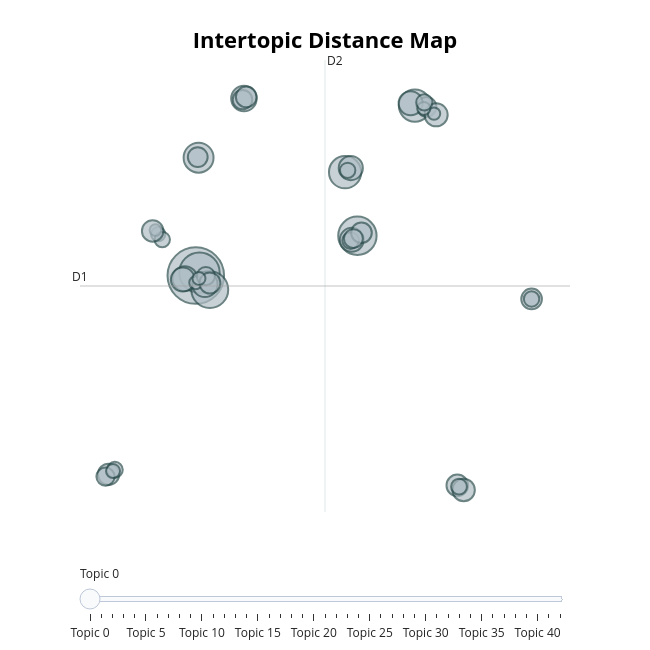

Here is the notebook cell this chart was saved with:
### Code cell
fig_topics = topic_model.visualize_topics(  )
fig_topics.show()

### Figure 1 — Plotly figure (JSON) as saved in the notebook; plotly's stock layout.template omitted (floating-point values rounded to 4 significant figures; data arrays with more than 128 entries replaced by an {"elided": "..."} marker saying what was removed)
{"data": [{"customdata": {"elided": "43x3 mixed values"}, "hovertemplate": "<b>Topic %{customdata[0]}</b><br>%{customdata[1]}<br>Size: %{customdata[2]}", "legendgroup": "", "marker": {"color": "#B0BEC5", "line": {"color": "DarkSlateGrey", "width": 2}, "size": [472, 217, 153, 240, 152, 132, 200, 91, 86, 69, 84, 96, 84, 58, 95, 67, 41, 56, 37, 63, 49, 30, 63, 57, 53, 79, 35, 23, 63, 74, 85, 35, 29, 20, 68, 25, 25, 35, 49, 39, 37, 65, 25], "sizemode": "area", "sizeref": 0.295, "symbol": "circle"}, "mode": "markers", "name": "", "orientation": "v", "showlegend": false, "type": "scatter", "x": [-3.773, 3.876, 3.293, -3.598, 6.596, -3.641, -3.11, -4.293, 3.563, 8.604, 3.609, -1.495, -4.387, -3.681, -3.343, -7.9, 3.556, -1.562, -7.604, -1.387, -8.046, -5.554, 4.068, 7.148, 3.687, 7.602, 3.415, 7.501, 12.12, 8.904, 6.395, -5.36, -7.689, -5.682, -5.814, 7.023, -3.773, 12.12, -3.297, 7.043, 8.686, -3.105, -3.624], "xaxis": "x", "y": [4.428, 7.032, 11.19, 4.618, 15.54, 12.14, 3.508, 4.233, 11.46, -9.289, 6.767, 16.0, 4.169, 12.17, 3.854, -8.567, 6.714, 15.93, -8.267, 16.11, -8.714, 7.136, 7.228, 15.46, 6.844, 14.94, 11.31, 15.02, 2.901, -9.589, 15.69, 6.783, -8.353, 7.401, 7.345, 15.36, 3.964, 2.901, 4.396, 15.75, -9.371, 3.942, 4.239], "yaxis": "y"}], "layout": {"annotations": [{"showarrow": false, "text": "D1", "x": -9.253, "y": 3.747, "yshift": 10}, {"showarrow": false, "text": "D2", "x": 2.342, "xshift": 10, "y": 18.52}], "height": 650, "hoverlabel": {"bgcolor": "white", "font": {"family": "Rockwell", "size": 16}}, "legend": {"itemsizing": "constant", "tracegroupgap": 0}, "margin": {"t": 60}, "shapes": [{"line": {"color": "#CFD8DC", "width": 2}, "type": "line", "x0": 2.342, "x1": 2.342, "y0": -11.03, "y1": 18.52}, {"line": {"color": "#9E9E9E", "width": 2}, "type": "line", "x0": -9.253, "x1": 13.94, "y0": 3.747, "y1": 3.747}], "sliders": [{"active": 0, "pad": {"t": 50}, "steps": [{"args": [{"marker.color": [["red", "#B0BEC5", "#B0BEC5", "#B0BEC5", "#B0BEC5", "#B0BEC5", "#B0BEC5", "#B0BEC5", "#B0BEC5", "#B0BEC5", "#B0BEC5", "#B0BEC5", "#B0BEC5", "#B0BEC5", "#B0BEC5", "#B0BEC5", "#B0BEC5", "#B0BEC5", "#B0BEC5", "#B0BEC5", "#B0BEC5", "#B0BEC5", "#B0BEC5", "#B0BEC5", "#B0BEC5", "#B0BEC5", "#B0BEC5", "#B0BEC5", "#B0BEC5", "#B0BEC5", "#B0BEC5", "#B0BEC5", "#B0BEC5", "#B0BEC5", "#B0BEC5", "#B0BEC5", "#B0BEC5", "#B0BEC5", "#B0BEC5", "#B0BEC5", "#B0BEC5", "#B0BEC5", "#B0BEC5"]]}], "label": "Topic 0", "method": "update"}, {"args": [{"marker.color": [["#B0BEC5", "red", "#B0BEC5", "#B0BEC5", "#B0BEC5", "#B0BEC5", "#B0BEC5", "#B0BEC5", "#B0BEC5", "#B0BEC5", "#B0BEC5", "#B0BEC5", "#B0BEC5", "#B0BEC5", "#B0BEC5", "#B0BEC5", "#B0BEC5", "#B0BEC5", "#B0BEC5", "#B0BEC5", "#B0BEC5", "#B0BEC5", "#B0BEC5", "#B0BEC5", "#B0BEC5", "#B0BEC5", "#B0BEC5", "#B0BEC5", "#B0BEC5", "#B0BEC5", "#B0BEC5", "#B0BEC5", "#B0BEC5", "#B0BEC5", "#B0BEC5", "#B0BEC5", "#B0BEC5", "#B0BEC5", "#B0BEC5", "#B0BEC5", "#B0BEC5", "#B0BEC5", "#B0BEC5"]]}], "label": "Topic 1", "method": "update"}, {"args": [{"marker.color": [["#B0BEC5", "#B0BEC5", "red", "#B0BEC5", "#B0BEC5", "#B0BEC5", "#B0BEC5", "#B0BEC5", "#B0BEC5", "#B0BEC5", "#B0BEC5", "#B0BEC5", "#B0BEC5", "#B0BEC5", "#B0BEC5", "#B0BEC5", "#B0BEC5", "#B0BEC5", "#B0BEC5", "#B0BEC5", "#B0BEC5", "#B0BEC5", "#B0BEC5", "#B0BEC5", "#B0BEC5", "#B0BEC5", "#B0BEC5", "#B0BEC5", "#B0BEC5", "#B0BEC5", "#B0BEC5", "#B0BEC5", "#B0BEC5", "#B0BEC5", "#B0BEC5", "#B0BEC5", "#B0BEC5", "#B0BEC5", "#B0BEC5", "#B0BEC5", "#B0BEC5", "#B0BEC5", "#B0BEC5"]]}], "label": "Topic 2", "method": "update"}, {"args": [{"marker.color": [["#B0BEC5", "#B0BEC5", "#B0BEC5", "red", "#B0BEC5", "#B0BEC5", "#B0BEC5", "#B0BEC5", "#B0BEC5", "#B0BEC5", "#B0BEC5", "#B0BEC5", "#B0BEC5", "#B0BEC5", "#B0BEC5", "#B0BEC5", "#B0BEC5", "#B0BEC5", "#B0BEC5", "#B0BEC5", "#B0BEC5", "#B0BEC5", "#B0BEC5", "#B0BEC5", "#B0BEC5", "#B0BEC5", "#B0BEC5", "#B0BEC5", "#B0BEC5", "#B0BEC5", "#B0BEC5", "#B0BEC5", "#B0BEC5", "#B0BEC5", "#B0BEC5", "#B0BEC5", "#B0BEC5", "#B0BEC5", "#B0BEC5", "#B0BEC5", "#B0BEC5", "#B0BEC5", "#B0BEC5"]]}], "label": "Topic 3", "method": "update"}, {"args": [{"marker.color": [["#B0BEC5", "#B0BEC5", "#B0BEC5", "#B0BEC5", "red", "#B0BEC5", "#B0BEC5", "#B0BEC5", "#B0BEC5", "#B0BEC5", "#B0BEC5", "#B0BEC5", "#B0BEC5", "#B0BEC5", "#B0BEC5", "#B0BEC5", "#B0BEC5", "#B0BEC5", "#B0BEC5", "#B0BEC5", "#B0BEC5", "#B0BEC5", "#B0BEC5", "#B0BEC5", "#B0BEC5", "#B0BEC5", "#B0BEC5", "#B0BEC5", "#B0BEC5", "#B0BEC5", "#B0BEC5", "#B0BEC5", "#B0BEC5", "#B0BEC5", "#B0BEC5", "#B0BEC5", "#B0BEC5", "#B0BEC5", "#B0BEC5", "#B0BEC5", "#B0BEC5", "#B0BEC5", "#B0BEC5"]]}], "label": "Topic 4", "method": "update"}, {"args": [{"marker.color": [["#B0BEC5", "#B0BEC5", "#B0BEC5", "#B0BEC5", "#B0BEC5", "red", "#B0BEC5", "#B0BEC5", "#B0BEC5", "#B0BEC5", "#B0BEC5", "#B0BEC5", "#B0BEC5", "#B0BEC5", "#B0BEC5", "#B0BEC5", "#B0BEC5", "#B0BEC5", "#B0BEC5", "#B0BEC5", "#B0BEC5", "#B0BEC5", "#B0BEC5", "#B0BEC5", "#B0BEC5", "#B0BEC5", "#B0BEC5", "#B0BEC5", "#B0BEC5", "#B0BEC5", "#B0BEC5", "#B0BEC5", "#B0BEC5", "#B0BEC5", "#B0BEC5", "#B0BEC5", "#B0BEC5", "#B0BEC5", "#B0BEC5", "#B0BEC5", "#B0BEC5", "#B0BEC5", "#B0BEC5"]]}], "label": "Topic 5", "method": "update"}, {"args": [{"marker.color": [["#B0BEC5", "#B0BEC5", "#B0BEC5", "#B0BEC5", "#B0BEC5", "#B0BEC5", "red", "#B0BEC5", "#B0BEC5", "#B0BEC5", "#B0BEC5", "#B0BEC5", "#B0BEC5", "#B0BEC5", "#B0BEC5", "#B0BEC5", "#B0BEC5", "#B0BEC5", "#B0BEC5", "#B0BEC5", "#B0BEC5", "#B0BEC5", "#B0BEC5", "#B0BEC5", "#B0BEC5", "#B0BEC5", "#B0BEC5", "#B0BEC5", "#B0BEC5", "#B0BEC5", "#B0BEC5", "#B0BEC5", "#B0BEC5", "#B0BEC5", "#B0BEC5", "#B0BEC5", "#B0BEC5", "#B0BEC5", "#B0BEC5", "#B0BEC5", "#B0BEC5", "#B0BEC5", "#B0BEC5"]]}], "label": "Topic 6", "method": "update"}, {"args": [{"marker.color": [["#B0BEC5", "#B0BEC5", "#B0BEC5", "#B0BEC5", "#B0BEC5", "#B0BEC5", "#B0BEC5", "red", "#B0BEC5", "#B0BEC5", "#B0BEC5", "#B0BEC5", "#B0BEC5", "#B0BEC5", "#B0BEC5", "#B0BEC5", "#B0BEC5", "#B0BEC5", "#B0BEC5", "#B0BEC5", "#B0BEC5", "#B0BEC5", "#B0BEC5", "#B0BEC5", "#B0BEC5", "#B0BEC5", "#B0BEC5", "#B0BEC5", "#B0BEC5", "#B0BEC5", "#B0BEC5", "#B0BEC5", "#B0BEC5", "#B0BEC5", "#B0BEC5", "#B0BEC5", "#B0BEC5", "#B0BEC5", "#B0BEC5", "#B0BEC5", "#B0BEC5", "#B0BEC5", "#B0BEC5"]]}], "label": "Topic 7", "method": "update"}, {"args": [{"marker.color": [["#B0BEC5", "#B0BEC5", "#B0BEC5", "#B0BEC5", "#B0BEC5", "#B0BEC5", "#B0BEC5", "#B0BEC5", "red", "#B0BEC5", "#B0BEC5", "#B0BEC5", "#B0BEC5", "#B0BEC5", "#B0BEC5", "#B0BEC5", "#B0BEC5", "#B0BEC5", "#B0BEC5", "#B0BEC5", "#B0BEC5", "#B0BEC5", "#B0BEC5", "#B0BEC5", "#B0BEC5", "#B0BEC5", "#B0BEC5", "#B0BEC5", "#B0BEC5", "#B0BEC5", "#B0BEC5", "#B0BEC5", "#B0BEC5", "#B0BEC5", "#B0BEC5", "#B0BEC5", "#B0BEC5", "#B0BEC5", "#B0BEC5", "#B0BEC5", "#B0BEC5", "#B0BEC5", "#B0BEC5"]]}], "label": "Topic 8", "method": "update"}, {"args": [{"marker.color": [["#B0BEC5", "#B0BEC5", "#B0BEC5", "#B0BEC5", "#B0BEC5", "#B0BEC5", "#B0BEC5", "#B0BEC5", "#B0BEC5", "red", "#B0BEC5", "#B0BEC5", "#B0BEC5", "#B0BEC5", "#B0BEC5", "#B0BEC5", "#B0BEC5", "#B0BEC5", "#B0BEC5", "#B0BEC5", "#B0BEC5", "#B0BEC5", "#B0BEC5", "#B0BEC5", "#B0BEC5", "#B0BEC5", "#B0BEC5", "#B0BEC5", "#B0BEC5", "#B0BEC5", "#B0BEC5", "#B0BEC5", "#B0BEC5", "#B0BEC5", "#B0BEC5", "#B0BEC5", "#B0BEC5", "#B0BEC5", "#B0BEC5", "#B0BEC5", "#B0BEC5", "#B0BEC5", "#B0BEC5"]]}], "label": "Topic 9", "method": "update"}, {"args": [{"marker.color": [["#B0BEC5", "#B0BEC5", "#B0BEC5", "#B0BEC5", "#B0BEC5", "#B0BEC5", "#B0BEC5", "#B0BEC5", "#B0BEC5", "#B0BEC5", "red", "#B0BEC5", "#B0BEC5", "#B0BEC5", "#B0BEC5", "#B0BEC5", "#B0BEC5", "#B0BEC5", "#B0BEC5", "#B0BEC5", "#B0BEC5", "#B0BEC5", "#B0BEC5", "#B0BEC5", "#B0BEC5", "#B0BEC5", "#B0BEC5", "#B0BEC5", "#B0BEC5", "#B0BEC5", "#B0BEC5", "#B0BEC5", "#B0BEC5", "#B0BEC5", "#B0BEC5", "#B0BEC5", "#B0BEC5", "#B0BEC5", "#B0BEC5", "#B0BEC5", "#B0BEC5", "#B0BEC5", "#B0BEC5"]]}], "label": "Topic 10", "method": "update"}, {"args": [{"marker.color": [["#B0BEC5", "#B0BEC5", "#B0BEC5", "#B0BEC5", "#B0BEC5", "#B0BEC5", "#B0BEC5", "#B0BEC5", "#B0BEC5", "#B0BEC5", "#B0BEC5", "red", "#B0BEC5", "#B0BEC5", "#B0BEC5", "#B0BEC5", "#B0BEC5", "#B0BEC5", "#B0BEC5", "#B0BEC5", "#B0BEC5", "#B0BEC5", "#B0BEC5", "#B0BEC5", "#B0BEC5", "#B0BEC5", "#B0BEC5", "#B0BEC5", "#B0BEC5", "#B0BEC5", "#B0BEC5", "#B0BEC5", "#B0BEC5", "#B0BEC5", "#B0BEC5", "#B0BEC5", "#B0BEC5", "#B0BEC5", "#B0BEC5", "#B0BEC5", "#B0BEC5", "#B0BEC5", "#B0BEC5"]]}], "label": "Topic 11", "method": "update"}, {"args": [{"marker.color": [["#B0BEC5", "#B0BEC5", "#B0BEC5", "#B0BEC5", "#B0BEC5", "#B0BEC5", "#B0BEC5", "#B0BEC5", "#B0BEC5", "#B0BEC5", "#B0BEC5", "#B0BEC5", "red", "#B0BEC5", "#B0BEC5", "#B0BEC5", "#B0BEC5", "#B0BEC5", "#B0BEC5", "#B0BEC5", "#B0BEC5", "#B0BEC5", "#B0BEC5", "#B0BEC5", "#B0BEC5", "#B0BEC5", "#B0BEC5", "#B0BEC5", "#B0BEC5", "#B0BEC5", "#B0BEC5", "#B0BEC5", "#B0BEC5", "#B0BEC5", "#B0BEC5", "#B0BEC5", "#B0BEC5", "#B0BEC5", "#B0BEC5", "#B0BEC5", "#B0BEC5", "#B0BEC5", "#B0BEC5"]]}], "label": "Topic 12", "method": "update"}, {"args": [{"marker.color": [["#B0BEC5", "#B0BEC5", "#B0BEC5", "#B0BEC5", "#B0BEC5", "#B0BEC5", "#B0BEC5", "#B0BEC5", "#B0BEC5", "#B0BEC5", "#B0BEC5", "#B0BEC5", "#B0BEC5", "red", "#B0BEC5", "#B0BEC5", "#B0BEC5", "#B0BEC5", "#B0BEC5", "#B0BEC5", "#B0BEC5", "#B0BEC5", "#B0BEC5", "#B0BEC5", "#B0BEC5", "#B0BEC5", "#B0BEC5", "#B0BEC5", "#B0BEC5", "#B0BEC5", "#B0BEC5", "#B0BEC5", "#B0BEC5", "#B0BEC5", "#B0BEC5", "#B0BEC5", "#B0BEC5", "#B0BEC5", "#B0BEC5", "#B0BEC5", "#B0BEC5", "#B0BEC5", "#B0BEC5"]]}], "label": "Topic 13", "method": "update"}, {"args": [{"marker.color": [["#B0BEC5", "#B0BEC5", "#B0BEC5", "#B0BEC5", "#B0BEC5", "#B0BEC5", "#B0BEC5", "#B0BEC5", "#B0BEC5", "#B0BEC5", "#B0BEC5", "#B0BEC5", "#B0BEC5", "#B0BEC5", "red", "#B0BEC5", "#B0BEC5", "#B0BEC5", "#B0BEC5", "#B0BEC5", "#B0BEC5", "#B0BEC5", "#B0BEC5", "#B0BEC5", "#B0BEC5", "#B0BEC5", "#B0BEC5", "#B0BEC5", "#B0BEC5", "#B0BEC5", "#B0BEC5", "#B0BEC5", "#B0BEC5", "#B0BEC5", "#B0BEC5", "#B0BEC5", "#B0BEC5", "#B0BEC5", "#B0BEC5", "#B0BEC5", "#B0BEC5", "#B0BEC5", "#B0BEC5"]]}], "label": "Topic 14", "method": "update"}, {"args": [{"marker.color": [["#B0BEC5", "#B0BEC5", "#B0BEC5", "#B0BEC5", "#B0BEC5", "#B0BEC5", "#B0BEC5", "#B0BEC5", "#B0BEC5", "#B0BEC5", "#B0BEC5", "#B0BEC5", "#B0BEC5", "#B0BEC5", "#B0BEC5", "red", "#B0BEC5", "#B0BEC5", "#B0BEC5", "#B0BEC5", "#B0BEC5", "#B0BEC5", "#B0BEC5", "#B0BEC5", "#B0BEC5", "#B0BEC5", "#B0BEC5", "#B0BEC5", "#B0BEC5", "#B0BEC5", "#B0BEC5", "#B0BEC5", "#B0BEC5", "#B0BEC5", "#B0BEC5", "#B0BEC5", "#B0BEC5", "#B0BEC5", "#B0BEC5", "#B0BEC5", "#B0BEC5", "#B0BEC5", "#B0BEC5"]]}], "label": "Topic 15", "method": "update"}, {"args": [{"marker.color": [["#B0BEC5", "#B0BEC5", "#B0BEC5", "#B0BEC5", "#B0BEC5", "#B0BEC5", "#B0BEC5", "#B0BEC5", "#B0BEC5", "#B0BEC5", "#B0BEC5", "#B0BEC5", "#B0BEC5", "#B0BEC5", "#B0BEC5", "#B0BEC5", "red", "#B0BEC5", "#B0BEC5", "#B0BEC5", "#B0BEC5", "#B0BEC5", "#B0BEC5", "#B0BEC5", "#B0BEC5", "#B0BEC5", "#B0BEC5", "#B0BEC5", "#B0BEC5", "#B0BEC5", "#B0BEC5", "#B0BEC5", "#B0BEC5", "#B0BEC5", "#B0BEC5", "#B0BEC5", "#B0BEC5", "#B0BEC5", "#B0BEC5", "#B0BEC5", "#B0BEC5", "#B0BEC5", "#B0BEC5"]]}], "label": "Topic 16", "method": "update"}, {"args": [{"marker.color": [["#B0BEC5", "#B0BEC5", "#B0BEC5", "#B0BEC5", "#B0BEC5", "#B0BEC5", "#B0BEC5", "#B0BEC5", "#B0BEC5", "#B0BEC5", "#B0BEC5", "#B0BEC5", "#B0BEC5", "#B0BEC5", "#B0BEC5", "#B0BEC5", "#B0BEC5", "red", "#B0BEC5", "#B0BEC5", "#B0BEC5", "#B0BEC5", "#B0BEC5", "#B0BEC5", "#B0BEC5", "#B0BEC5", "#B0BEC5", "#B0BEC5", "#B0BEC5", "#B0BEC5", "#B0BEC5", "#B0BEC5", "#B0BEC5", "#B0BEC5", "#B0BEC5", "#B0BEC5", "#B0BEC5", "#B0BEC5", "#B0BEC5", "#B0BEC5", "#B0BEC5", "#B0BEC5", "#B0BEC5"]]}], "label": "Topic 17", "method": "update"}, {"args": [{"marker.color": [["#B0BEC5", "#B0BEC5", "#B0BEC5", "#B0BEC5", "#B0BEC5", "#B0BEC5", "#B0BEC5", "#B0BEC5", "#B0BEC5", "#B0BEC5", "#B0BEC5", "#B0BEC5", "#B0BEC5", "#B0BEC5", "#B0BEC5", "#B0BEC5", "#B0BEC5", "#B0BEC5", "red", "#B0BEC5", "#B0BEC5", "#B0BEC5", "#B0BEC5", "#B0BEC5", "#B0BEC5", "#B0BEC5", "#B0BEC5", "#B0BEC5", "#B0BEC5", "#B0BEC5", "#B0BEC5", "#B0BEC5", "#B0BEC5", "#B0BEC5", "#B0BEC5", "#B0BEC5", "#B0BEC5", "#B0BEC5", "#B0BEC5", "#B0BEC5", "#B0BEC5", "#B0BEC5", "#B0BEC5"]]}], "label": "Topic 18", "method": "update"}, {"args": [{"marker.color": [["#B0BEC5", "#B0BEC5", "#B0BEC5", "#B0BEC5", "#B0BEC5", "#B0BEC5", "#B0BEC5", "#B0BEC5", "#B0BEC5", "#B0BEC5", "#B0BEC5", "#B0BEC5", "#B0BEC5", "#B0BEC5", "#B0BEC5", "#B0BEC5", "#B0BEC5", "#B0BEC5", "#B0BEC5", "red", "#B0BEC5", "#B0BEC5", "#B0BEC5", "#B0BEC5", "#B0BEC5", "#B0BEC5", "#B0BEC5", "#B0BEC5", "#B0BEC5", "#B0BEC5", "#B0BEC5", "#B0BEC5", "#B0BEC5", "#B0BEC5", "#B0BEC5", "#B0BEC5", "#B0BEC5", "#B0BEC5", "#B0BEC5", "#B0BEC5", "#B0BEC5", "#B0BEC5", "#B0BEC5"]]}], "label": "Topic 19", "method": "update"}, {"args": [{"marker.color": [["#B0BEC5", "#B0BEC5", "#B0BEC5", "#B0BEC5", "#B0BEC5", "#B0BEC5", "#B0BEC5", "#B0BEC5", "#B0BEC5", "#B0BEC5", "#B0BEC5", "#B0BEC5", "#B0BEC5", "#B0BEC5", "#B0BEC5", "#B0BEC5", "#B0BEC5", "#B0BEC5", "#B0BEC5", "#B0BEC5", "red", "#B0BEC5", "#B0BEC5", "#B0BEC5", "#B0BEC5", "#B0BEC5", "#B0BEC5", "#B0BEC5", "#B0BEC5", "#B0BEC5", "#B0BEC5", "#B0BEC5", "#B0BEC5", "#B0BEC5", "#B0BEC5", "#B0BEC5", "#B0BEC5", "#B0BEC5", "#B0BEC5", "#B0BEC5", "#B0BEC5", "#B0BEC5", "#B0BEC5"]]}], "label": "Topic 20", "method": "update"}, {"args": [{"marker.color": [["#B0BEC5", "#B0BEC5", "#B0BEC5", "#B0BEC5", "#B0BEC5", "#B0BEC5", "#B0BEC5", "#B0BEC5", "#B0BEC5", "#B0BEC5", "#B0BEC5", "#B0BEC5", "#B0BEC5", "#B0BEC5", "#B0BEC5", "#B0BEC5", "#B0BEC5", "#B0BEC5", "#B0BEC5", "#B0BEC5", "#B0BEC5", "red", "#B0BEC5", "#B0BEC5", "#B0BEC5", "#B0BEC5", "#B0BEC5", "#B0BEC5", "#B0BEC5", "#B0BEC5", "#B0BEC5", "#B0BEC5", "#B0BEC5", "#B0BEC5", "#B0BEC5", "#B0BEC5", "#B0BEC5", "#B0BEC5", "#B0BEC5", "#B0BEC5", "#B0BEC5", "#B0BEC5", "#B0BEC5"]]}], "label": "Topic 21", "method": "update"}, {"args": [{"marker.color": [["#B0BEC5", "#B0BEC5", "#B0BEC5", "#B0BEC5", "#B0BEC5", "#B0BEC5", "#B0BEC5", "#B0BEC5", "#B0BEC5", "#B0BEC5", "#B0BEC5", "#B0BEC5", "#B0BEC5", "#B0BEC5", "#B0BEC5", "#B0BEC5", "#B0BEC5", "#B0BEC5", "#B0BEC5", "#B0BEC5", "#B0BEC5", "#B0BEC5", "red", "#B0BEC5", "#B0BEC5", "#B0BEC5", "#B0BEC5", "#B0BEC5", "#B0BEC5", "#B0BEC5", "#B0BEC5", "#B0BEC5", "#B0BEC5", "#B0BEC5", "#B0BEC5", "#B0BEC5", "#B0BEC5", "#B0BEC5", "#B0BEC5", "#B0BEC5", "#B0BEC5", "#B0BEC5", "#B0BEC5"]]}], "label": "Topic 22", "method": "update"}, {"args": [{"marker.color": [["#B0BEC5", "#B0BEC5", "#B0BEC5", "#B0BEC5", "#B0BEC5", "#B0BEC5", "#B0BEC5", "#B0BEC5", "#B0BEC5", "#B0BEC5", "#B0BEC5", "#B0BEC5", "#B0BEC5", "#B0BEC5", "#B0BEC5", "#B0BEC5", "#B0BEC5", "#B0BEC5", "#B0BEC5", "#B0BEC5", "#B0BEC5", "#B0BEC5", "#B0BEC5", "red", "#B0BEC5", "#B0BEC5", "#B0BEC5", "#B0BEC5", "#B0BEC5", "#B0BEC5", "#B0BEC5", "#B0BEC5", "#B0BEC5", "#B0BEC5", "#B0BEC5", "#B0BEC5", "#B0BEC5", "#B0BEC5", "#B0BEC5", "#B0BEC5", "#B0BEC5", "#B0BEC5", "#B0BEC5"]]}], "label": "Topic 23", "method": "update"}, {"args": [{"marker.color": [["#B0BEC5", "#B0BEC5", "#B0BEC5", "#B0BEC5", "#B0BEC5", "#B0BEC5", "#B0BEC5", "#B0BEC5", "#B0BEC5", "#B0BEC5", "#B0BEC5", "#B0BEC5", "#B0BEC5", "#B0BEC5", "#B0BEC5", "#B0BEC5", "#B0BEC5", "#B0BEC5", "#B0BEC5", "#B0BEC5", "#B0BEC5", "#B0BEC5", "#B0BEC5", "#B0BEC5", "red", "#B0BEC5", "#B0BEC5", "#B0BEC5", "#B0BEC5", "#B0BEC5", "#B0BEC5", "#B0BEC5", "#B0BEC5", "#B0BEC5", "#B0BEC5", "#B0BEC5", "#B0BEC5", "#B0BEC5", "#B0BEC5", "#B0BEC5", "#B0BEC5", "#B0BEC5", "#B0BEC5"]]}], "label": "Topic 24", "method": "update"}, {"args": [{"marker.color": [["#B0BEC5", "#B0BEC5", "#B0BEC5", "#B0BEC5", "#B0BEC5", "#B0BEC5", "#B0BEC5", "#B0BEC5", "#B0BEC5", "#B0BEC5", "#B0BEC5", "#B0BEC5", "#B0BEC5", "#B0BEC5", "#B0BEC5", "#B0BEC5", "#B0BEC5", "#B0BEC5", "#B0BEC5", "#B0BEC5", "#B0BEC5", "#B0BEC5", "#B0BEC5", "#B0BEC5", "#B0BEC5", "red", "#B0BEC5", "#B0BEC5", "#B0BEC5", "#B0BEC5", "#B0BEC5", "#B0BEC5", "#B0BEC5", "#B0BEC5", "#B0BEC5", "#B0BEC5", "#B0BEC5", "#B0BEC5", "#B0BEC5", "#B0BEC5", "#B0BEC5", "#B0BEC5", "#B0BEC5"]]}], "label": "Topic 25", "method": "update"}, {"args": [{"marker.color": [["#B0BEC5", "#B0BEC5", "#B0BEC5", "#B0BEC5", "#B0BEC5", "#B0BEC5", "#B0BEC5", "#B0BEC5", "#B0BEC5", "#B0BEC5", "#B0BEC5", "#B0BEC5", "#B0BEC5", "#B0BEC5", "#B0BEC5", "#B0BEC5", "#B0BEC5", "#B0BEC5", "#B0BEC5", "#B0BEC5", "#B0BEC5", "#B0BEC5", "#B0BEC5", "#B0BEC5", "#B0BEC5", "#B0BEC5", "red", "#B0BEC5", "#B0BEC5", "#B0BEC5", "#B0BEC5", "#B0BEC5", "#B0BEC5", "#B0BEC5", "#B0BEC5", "#B0BEC5", "#B0BEC5", "#B0BEC5", "#B0BEC5", "#B0BEC5", "#B0BEC5", "#B0BEC5", "#B0BEC5"]]}], "label": "Topic 26", "method": "update"}, {"args": [{"marker.color": [["#B0BEC5", "#B0BEC5", "#B0BEC5", "#B0BEC5", "#B0BEC5", "#B0BEC5", "#B0BEC5", "#B0BEC5", "#B0BEC5", "#B0BEC5", "#B0BEC5", "#B0BEC5", "#B0BEC5", "#B0BEC5", "#B0BEC5", "#B0BEC5", "#B0BEC5", "#B0BEC5", "#B0BEC5", "#B0BEC5", "#B0BEC5", "#B0BEC5", "#B0BEC5", "#B0BEC5", "#B0BEC5", "#B0BEC5", "#B0BEC5", "red", "#B0BEC5", "#B0BEC5", "#B0BEC5", "#B0BEC5", "#B0BEC5", "#B0BEC5", "#B0BEC5", "#B0BEC5", "#B0BEC5", "#B0BEC5", "#B0BEC5", "#B0BEC5", "#B0BEC5", "#B0BEC5", "#B0BEC5"]]}], "label": "Topic 27", "method": "update"}, {"args": [{"marker.color": [["#B0BEC5", "#B0BEC5", "#B0BEC5", "#B0BEC5", "#B0BEC5", "#B0BEC5", "#B0BEC5", "#B0BEC5", "#B0BEC5", "#B0BEC5", "#B0BEC5", "#B0BEC5", "#B0BEC5", "#B0BEC5", "#B0BEC5", "#B0BEC5", "#B0BEC5", "#B0BEC5", "#B0BEC5", "#B0BEC5", "#B0BEC5", "#B0BEC5", "#B0BEC5", "#B0BEC5", "#B0BEC5", "#B0BEC5", "#B0BEC5", "#B0BEC5", "red", "#B0BEC5", "#B0BEC5", "#B0BEC5", "#B0BEC5", "#B0BEC5", "#B0BEC5", "#B0BEC5", "#B0BEC5", "#B0BEC5", "#B0BEC5", "#B0BEC5", "#B0BEC5", "#B0BEC5", "#B0BEC5"]]}], "label": "Topic 28", "method": "update"}, {"args": [{"marker.color": [["#B0BEC5", "#B0BEC5", "#B0BEC5", "#B0BEC5", "#B0BEC5", "#B0BEC5", "#B0BEC5", "#B0BEC5", "#B0BEC5", "#B0BEC5", "#B0BEC5", "#B0BEC5", "#B0BEC5", "#B0BEC5", "#B0BEC5", "#B0BEC5", "#B0BEC5", "#B0BEC5", "#B0BEC5", "#B0BEC5", "#B0BEC5", "#B0BEC5", "#B0BEC5", "#B0BEC5", "#B0BEC5", "#B0BEC5", "#B0BEC5", "#B0BEC5", "#B0BEC5", "red", "#B0BEC5", "#B0BEC5", "#B0BEC5", "#B0BEC5", "#B0BEC5", "#B0BEC5", "#B0BEC5", "#B0BEC5", "#B0BEC5", "#B0BEC5", "#B0BEC5", "#B0BEC5", "#B0BEC5"]]}], "label": "Topic 29", "method": "update"}, {"args": [{"marker.color": [["#B0BEC5", "#B0BEC5", "#B0BEC5", "#B0BEC5", "#B0BEC5", "#B0BEC5", "#B0BEC5", "#B0BEC5", "#B0BEC5", "#B0BEC5", "#B0BEC5", "#B0BEC5", "#B0BEC5", "#B0BEC5", "#B0BEC5", "#B0BEC5", "#B0BEC5", "#B0BEC5", "#B0BEC5", "#B0BEC5", "#B0BEC5", "#B0BEC5", "#B0BEC5", "#B0BEC5", "#B0BEC5", "#B0BEC5", "#B0BEC5", "#B0BEC5", "#B0BEC5", "#B0BEC5", "red", "#B0BEC5", "#B0BEC5", "#B0BEC5", "#B0BEC5", "#B0BEC5", "#B0BEC5", "#B0BEC5", "#B0BEC5", "#B0BEC5", "#B0BEC5", "#B0BEC5", "#B0BEC5"]]}], "label": "Topic 30", "method": "update"}, {"args": [{"marker.color": [["#B0BEC5", "#B0BEC5", "#B0BEC5", "#B0BEC5", "#B0BEC5", "#B0BEC5", "#B0BEC5", "#B0BEC5", "#B0BEC5", "#B0BEC5", "#B0BEC5", "#B0BEC5", "#B0BEC5", "#B0BEC5", "#B0BEC5", "#B0BEC5", "#B0BEC5", "#B0BEC5", "#B0BEC5", "#B0BEC5", "#B0BEC5", "#B0BEC5", "#B0BEC5", "#B0BEC5", "#B0BEC5", "#B0BEC5", "#B0BEC5", "#B0BEC5", "#B0BEC5", "#B0BEC5", "#B0BEC5", "red", "#B0BEC5", "#B0BEC5", "#B0BEC5", "#B0BEC5", "#B0BEC5", "#B0BEC5", "#B0BEC5", "#B0BEC5", "#B0BEC5", "#B0BEC5", "#B0BEC5"]]}], "label": "Topic 31", "method": "update"}, {"args": [{"marker.color": [["#B0BEC5", "#B0BEC5", "#B0BEC5", "#B0BEC5", "#B0BEC5", "#B0BEC5", "#B0BEC5", "#B0BEC5", "#B0BEC5", "#B0BEC5", "#B0BEC5", "#B0BEC5", "#B0BEC5", "#B0BEC5", "#B0BEC5", "#B0BEC5", "#B0BEC5", "#B0BEC5", "#B0BEC5", "#B0BEC5", "#B0BEC5", "#B0BEC5", "#B0BEC5", "#B0BEC5", "#B0BEC5", "#B0BEC5", "#B0BEC5", "#B0BEC5", "#B0BEC5", "#B0BEC5", "#B0BEC5", "#B0BEC5", "red", "#B0BEC5", "#B0BEC5", "#B0BEC5", "#B0BEC5", "#B0BEC5", "#B0BEC5", "#B0BEC5", "#B0BEC5", "#B0BEC5", "#B0BEC5"]]}], "label": "Topic 32", "method": "update"}, {"args": [{"marker.color": [["#B0BEC5", "#B0BEC5", "#B0BEC5", "#B0BEC5", "#B0BEC5", "#B0BEC5", "#B0BEC5", "#B0BEC5", "#B0BEC5", "#B0BEC5", "#B0BEC5", "#B0BEC5", "#B0BEC5", "#B0BEC5", "#B0BEC5", "#B0BEC5", "#B0BEC5", "#B0BEC5", "#B0BEC5", "#B0BEC5", "#B0BEC5", "#B0BEC5", "#B0BEC5", "#B0BEC5", "#B0BEC5", "#B0BEC5", "#B0BEC5", "#B0BEC5", "#B0BEC5", "#B0BEC5", "#B0BEC5", "#B0BEC5", "#B0BEC5", "red", "#B0BEC5", "#B0BEC5", "#B0BEC5", "#B0BEC5", "#B0BEC5", "#B0BEC5", "#B0BEC5", "#B0BEC5", "#B0BEC5"]]}], "label": "Topic 33", "method": "update"}, {"args": [{"marker.color": [["#B0BEC5", "#B0BEC5", "#B0BEC5", "#B0BEC5", "#B0BEC5", "#B0BEC5", "#B0BEC5", "#B0BEC5", "#B0BEC5", "#B0BEC5", "#B0BEC5", "#B0BEC5", "#B0BEC5", "#B0BEC5", "#B0BEC5", "#B0BEC5", "#B0BEC5", "#B0BEC5", "#B0BEC5", "#B0BEC5", "#B0BEC5", "#B0BEC5", "#B0BEC5", "#B0BEC5", "#B0BEC5", "#B0BEC5", "#B0BEC5", "#B0BEC5", "#B0BEC5", "#B0BEC5", "#B0BEC5", "#B0BEC5", "#B0BEC5", "#B0BEC5", "red", "#B0BEC5", "#B0BEC5", "#B0BEC5", "#B0BEC5", "#B0BEC5", "#B0BEC5", "#B0BEC5", "#B0BEC5"]]}], "label": "Topic 34", "method": "update"}, {"args": [{"marker.color": [["#B0BEC5", "#B0BEC5", "#B0BEC5", "#B0BEC5", "#B0BEC5", "#B0BEC5", "#B0BEC5", "#B0BEC5", "#B0BEC5", "#B0BEC5", "#B0BEC5", "#B0BEC5", "#B0BEC5", "#B0BEC5", "#B0BEC5", "#B0BEC5", "#B0BEC5", "#B0BEC5", "#B0BEC5", "#B0BEC5", "#B0BEC5", "#B0BEC5", "#B0BEC5", "#B0BEC5", "#B0BEC5", "#B0BEC5", "#B0BEC5", "#B0BEC5", "#B0BEC5", "#B0BEC5", "#B0BEC5", "#B0BEC5", "#B0BEC5", "#B0BEC5", "#B0BEC5", "red", "#B0BEC5", "#B0BEC5", "#B0BEC5", "#B0BEC5", "#B0BEC5", "#B0BEC5", "#B0BEC5"]]}], "label": "Topic 35", "method": "update"}, {"args": [{"marker.color": [["#B0BEC5", "#B0BEC5", "#B0BEC5", "#B0BEC5", "#B0BEC5", "#B0BEC5", "#B0BEC5", "#B0BEC5", "#B0BEC5", "#B0BEC5", "#B0BEC5", "#B0BEC5", "#B0BEC5", "#B0BEC5", "#B0BEC5", "#B0BEC5", "#B0BEC5", "#B0BEC5", "#B0BEC5", "#B0BEC5", "#B0BEC5", "#B0BEC5", "#B0BEC5", "#B0BEC5", "#B0BEC5", "#B0BEC5", "#B0BEC5", "#B0BEC5", "#B0BEC5", "#B0BEC5", "#B0BEC5", "#B0BEC5", "#B0BEC5", "#B0BEC5", "#B0BEC5", "#B0BEC5", "red", "#B0BEC5", "#B0BEC5", "#B0BEC5", "#B0BEC5", "#B0BEC5", "#B0BEC5"]]}], "label": "Topic 36", "method": "update"}, {"args": [{"marker.color": [["#B0BEC5", "#B0BEC5", "#B0BEC5", "#B0BEC5", "#B0BEC5", "#B0BEC5", "#B0BEC5", "#B0BEC5", "#B0BEC5", "#B0BEC5", "#B0BEC5", "#B0BEC5", "#B0BEC5", "#B0BEC5", "#B0BEC5", "#B0BEC5", "#B0BEC5", "#B0BEC5", "#B0BEC5", "#B0BEC5", "#B0BEC5", "#B0BEC5", "#B0BEC5", "#B0BEC5", "#B0BEC5", "#B0BEC5", "#B0BEC5", "#B0BEC5", "#B0BEC5", "#B0BEC5", "#B0BEC5", "#B0BEC5", "#B0BEC5", "#B0BEC5", "#B0BEC5", "#B0BEC5", "#B0BEC5", "red", "#B0BEC5", "#B0BEC5", "#B0BEC5", "#B0BEC5", "#B0BEC5"]]}], "label": "Topic 37", "method": "update"}, {"args": [{"marker.color": [["#B0BEC5", "#B0BEC5", "#B0BEC5", "#B0BEC5", "#B0BEC5", "#B0BEC5", "#B0BEC5", "#B0BEC5", "#B0BEC5", "#B0BEC5", "#B0BEC5", "#B0BEC5", "#B0BEC5", "#B0BEC5", "#B0BEC5", "#B0BEC5", "#B0BEC5", "#B0BEC5", "#B0BEC5", "#B0BEC5", "#B0BEC5", "#B0BEC5", "#B0BEC5", "#B0BEC5", "#B0BEC5", "#B0BEC5", "#B0BEC5", "#B0BEC5", "#B0BEC5", "#B0BEC5", "#B0BEC5", "#B0BEC5", "#B0BEC5", "#B0BEC5", "#B0BEC5", "#B0BEC5", "#B0BEC5", "#B0BEC5", "red", "#B0BEC5", "#B0BEC5", "#B0BEC5", "#B0BEC5"]]}], "label": "Topic 38", "method": "update"}, {"args": [{"marker.color": [["#B0BEC5", "#B0BEC5", "#B0BEC5", "#B0BEC5", "#B0BEC5", "#B0BEC5", "#B0BEC5", "#B0BEC5", "#B0BEC5", "#B0BEC5", "#B0BEC5", "#B0BEC5", "#B0BEC5", "#B0BEC5", "#B0BEC5", "#B0BEC5", "#B0BEC5", "#B0BEC5", "#B0BEC5", "#B0BEC5", "#B0BEC5", "#B0BEC5", "#B0BEC5", "#B0BEC5", "#B0BEC5", "#B0BEC5", "#B0BEC5", "#B0BEC5", "#B0BEC5", "#B0BEC5", "#B0BEC5", "#B0BEC5", "#B0BEC5", "#B0BEC5", "#B0BEC5", "#B0BEC5", "#B0BEC5", "#B0BEC5", "#B0BEC5", "red", "#B0BEC5", "#B0BEC5", "#B0BEC5"]]}], "label": "Topic 39", "method": "update"}, {"args": [{"marker.color": [["#B0BEC5", "#B0BEC5", "#B0BEC5", "#B0BEC5", "#B0BEC5", "#B0BEC5", "#B0BEC5", "#B0BEC5", "#B0BEC5", "#B0BEC5", "#B0BEC5", "#B0BEC5", "#B0BEC5", "#B0BEC5", "#B0BEC5", "#B0BEC5", "#B0BEC5", "#B0BEC5", "#B0BEC5", "#B0BEC5", "#B0BEC5", "#B0BEC5", "#B0BEC5", "#B0BEC5", "#B0BEC5", "#B0BEC5", "#B0BEC5", "#B0BEC5", "#B0BEC5", "#B0BEC5", "#B0BEC5", "#B0BEC5", "#B0BEC5", "#B0BEC5", "#B0BEC5", "#B0BEC5", "#B0BEC5", "#B0BEC5", "#B0BEC5", "#B0BEC5", "red", "#B0BEC5", "#B0BEC5"]]}], "label": "Topic 40", "method": "update"}, {"args": [{"marker.color": [["#B0BEC5", "#B0BEC5", "#B0BEC5", "#B0BEC5", "#B0BEC5", "#B0BEC5", "#B0BEC5", "#B0BEC5", "#B0BEC5", "#B0BEC5", "#B0BEC5", "#B0BEC5", "#B0BEC5", "#B0BEC5", "#B0BEC5", "#B0BEC5", "#B0BEC5", "#B0BEC5", "#B0BEC5", "#B0BEC5", "#B0BEC5", "#B0BEC5", "#B0BEC5", "#B0BEC5", "#B0BEC5", "#B0BEC5", "#B0BEC5", "#B0BEC5", "#B0BEC5", "#B0BEC5", "#B0BEC5", "#B0BEC5", "#B0BEC5", "#B0BEC5", "#B0BEC5", "#B0BEC5", "#B0BEC5", "#B0BEC5", "#B0BEC5", "#B0BEC5", "#B0BEC5", "red", "#B0BEC5"]]}], "label": "Topic 41", "method": "update"}, {"args": [{"marker.color": [["#B0BEC5", "#B0BEC5", "#B0BEC5", "#B0BEC5", "#B0BEC5", "#B0BEC5", "#B0BEC5", "#B0BEC5", "#B0BEC5", "#B0BEC5", "#B0BEC5", "#B0BEC5", "#B0BEC5", "#B0BEC5", "#B0BEC5", "#B0BEC5", "#B0BEC5", "#B0BEC5", "#B0BEC5", "#B0BEC5", "#B0BEC5", "#B0BEC5", "#B0BEC5", "#B0BEC5", "#B0BEC5", "#B0BEC5", "#B0BEC5", "#B0BEC5", "#B0BEC5", "#B0BEC5", "#B0BEC5", "#B0BEC5", "#B0BEC5", "#B0BEC5", "#B0BEC5", "#B0BEC5", "#B0BEC5", "#B0BEC5", "#B0BEC5", "#B0BEC5", "#B0BEC5", "#B0BEC5", "red"]]}], "label": "Topic 42", "method": "update"}]}], "title": {"font": {"color": "Black", "size": 22}, "text": "<b>Intertopic Distance Map</b>", "x": 0.5, "xanchor": "center", "y": 0.95, "yanchor": "top"}, "width": 650, "xaxis": {"anchor": "y", "domain": [0, 1], "range": [-9.253, 13.94], "title": {"text": ""}, "visible": false}, "yaxis": {"anchor": "x", "domain": [0, 1], "range": [-11.03, 18.52], "title": {"text": ""}, "visible": false}}}
